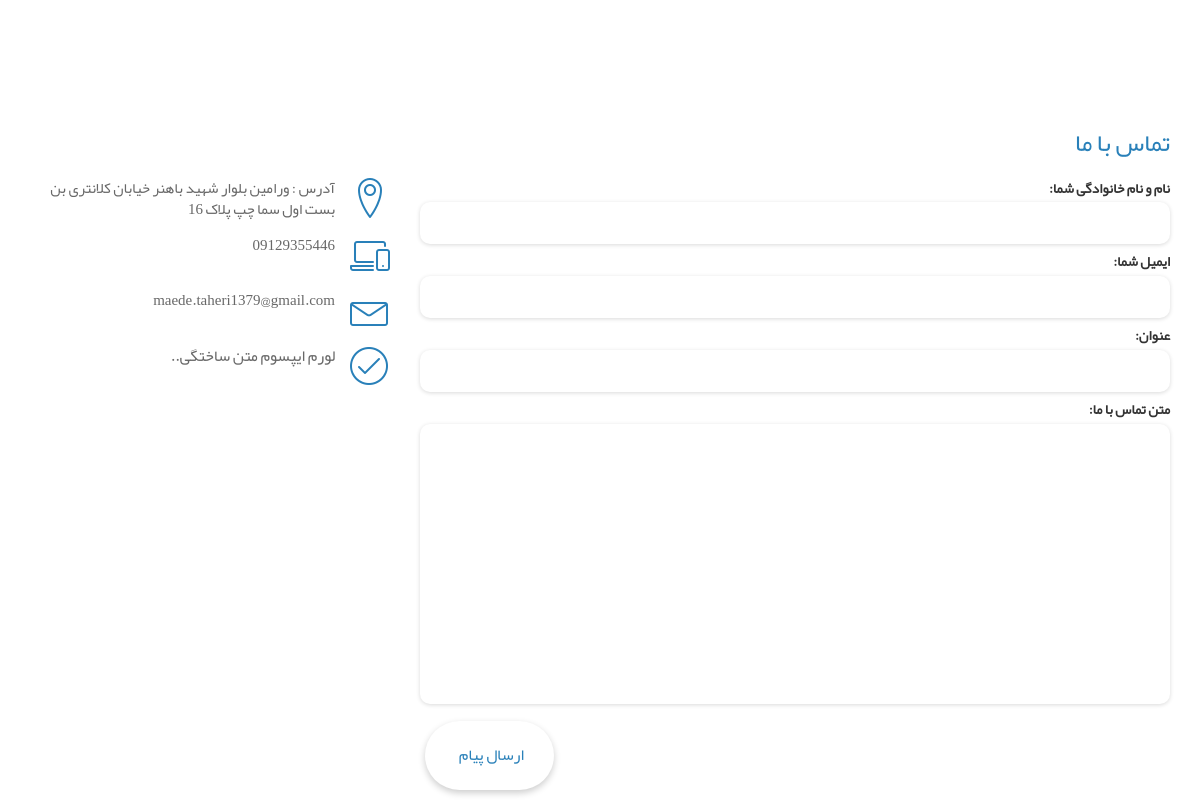
The page /contact-us/ on the database its author committed.
### site_module/models.py (models this page shows, shortened)
class SiteSetting(models.Model):
    site_name = models.CharField(max_length=200, verbose_name='نام سایت')
    site_url = models.CharField(max_length=200, verbose_name='دامنه سایت')
    address = models.CharField(max_length=200, verbose_name='آدرس')
    phone = models.CharField(max_length=200, null=True, blank=True, verbose_name='تلفن')
    fax = models.CharField(max_length=200, null=True, blank=True, verbose_name='فکس')
    email = models.CharField(max_length=200, null=True, blank=True, verbose_name='ایمیل')
    copy_right = models.TextField(verbose_name='متن کپی رایت سایت')
    about_us_text = models.TextField(verbose_name='متن درباره ما سایت')
    site_logo = models.ImageField(upload_to='images/site-setting/', verbose_name='لوگو سایت')
    is_main_setting = models.BooleanField(verbose_name='تنظیمات اصلی')
    class Meta:
        verbose_name = 'تنظیمات سایت'
        verbose_name_plural = 'تنظیمات'

### contact_module/views.py (the view)
# urls.py: path('',views.ContactUsView.as_view(),name='contact_us')
class ContactUsView(CreateView):
    template_name = 'contact_module/contact_us_page.html'
    model = ContactUs
    form_class = ContactUsModelForm
    success_url = '/contact-us/'
    def get_context_data(self,*args, **kwargs):
        context = super().get_context_data(*args, **kwargs)
        setting : SiteSetting = SiteSetting.objects.filter(is_main_setting=True).first()
        context['site_setting'] = setting
        return context

### contact_module/forms.py
class ContactUsModelForm(forms.ModelForm):
    class Meta:
        model = ContactUs
        fields = ['full_name', 'email', 'title', 'message']
        widgets = {
            'full_name': forms.TextInput(attrs={
                'class': 'form-control'
            }),
            'email': forms.TextInput(attrs={
                'class': 'form-control'
            }),
            'title': forms.TextInput(attrs={
                'class': 'form-control'
            }),
            'message': forms.Textarea(attrs={
                'class': 'form-control',
                'rows': 5,
                'id': 'message'
            })
        }
        labels = {
            'full_name': 'نام و نام خانوادگی شما',
            'email': 'ایمیل شما'
        }
        error_messages = {
            'full_name': {
                'required': 'نام و نام خانوادگی اجباری می باشد. لطفا وارد کنید'
            }
        }

### contact_module/templates/contact_module/contact_us_page.html (shortened to what this page needs)
{% extends 'shared/layout.html' %}
{% block content %}
<div class="container sec" id="">
      <div class="content-title">
        <h3 class="h3-title">تماس با ما</h3>
      </div>
      <div class="content-body">
        <div class="row">
          <div class="col-md-8 col-lg-8 wow fadeInRight">
            <form class="contact-form" action="{% url 'contact_us' %}" method="post">
                            {{ form.full_name.label_tag }}
                                {{ form.full_name }}
                                 {{ form.email.label_tag }}
                                {{ form.email }}
                                {{ form.title.label_tag }}
                                {{form.title }}
                                {{ form.message.label_tag }}
                                {{ form.message }}
              <button type="submit" name="submit">ارسال پیام </button>
            </form>
          </div>
          <div class="col-md-4 col-lg-4 contact-info wow fadeInLeft">
            <ul>
              <li><span class="icon lnr lnr-map-marker"></span> آدرس : {{ site_setting.address }}</li>
              <li><span class="icon lnr lnr-laptop-phone"></span> {{ site_setting.phone }}</li>
              <li><span class="icon lnr lnr-envelope"></span> {{ site_setting.email }}</li>
              <li><span class="icon lnr lnr-checkmark-circle"></span> <p>{{ site_setting.about_us_text }}</p></li>
            </ul>
          </div>
        </div>
      </div>
    </div>
{% endblock %}

### static/css/style.css (style rules this page uses)
.lnr { font-family:'Linearicons-Free';speak:none;font-style:normal;font-weight:400;font-variant:normal;text-transform:none;line-height:1;-webkit-font-smoothing:antialiased;-moz-osx-font-smoothing:grayscale }
.lnr-envelope:before { content:"\e818" }
.lnr-map-marker:before { content:"\e833" }
.lnr-laptop-phone:before { content:"\e83d" }
.lnr-checkmark-circle:before { content:"\e87f" }
body { font-family:'bYekan',Tahoma;padding-top:70px }
.h1,.h2,.h3,h1,h2,h3 { margin-top:0;margin-bottom:0 }
.h3-title { color:#2980B9;margin-bottom:20px;font-size:25px }
p { line-height:27px;font-size:16px }
.sec { padding-top:60px }
.contact-form input { width:100%;border:2px solid transparent;box-shadow:0 1px 4px rgba(0,0,0,0.15);border-radius:10px;-webkit-border-radius:10px;-moz-border-radius:10px;padding:20px;padding-top:17px;padding-bottom:17px;margin-bottom:7px;font-size:15px;outline:0;transition:400ms;-webkit-transition:400ms;-moz-transition:400ms }
.contact-form textarea { width:100%;height:280px;border:2px solid transparent;box-shadow:0 1px 4px rgba(0,0,0,0.15);border-radius:10px;-webkit-border-radius:10px;-moz-border-radius:10px;padding:20px;padding-top:17px;padding-bottom:17px;margin-bottom:7px;font-size:15px;outline:0;transition:400ms;-webkit-transition:400ms;resize:none;-moz-transition:400ms }
.contact-form button { float:left;background:#fff;color:#2980B9;font-size:16px;padding:23px 30px;border-radius:50px;display:inline-block;margin-top:10px;margin-left:5px;box-shadow:0 3px 7px rgba(0,0,0,0.2);margin-bottom:15px;border:0;-webkit-transition:400ms;-moz-transition:400ms;-ms-transition:400ms;-o-transition:400ms;transition:400ms }
.contact-info ul { padding:0;margin:0 }
.contact-info ul li { width:100%;float:right;margin-bottom:15px;list-style:none;color:#686868;font-size:15px }
.contact-info ul li p { text-align:justify;line-height:23px }
.contact-info ul li .icon { margin-left:15px;float:right;font-size:40px;color:#2980B9 }

### rows shown on the page
SiteSetting: address "ورامین بلوار شهید باهنر خیابان کلانتری بن بست اول سما چپ پلاک 16", phone "09129355446", email "maede.taheri1379@gmail.com", about_us_text "لورم ایپسوم متن ساختگی.."
